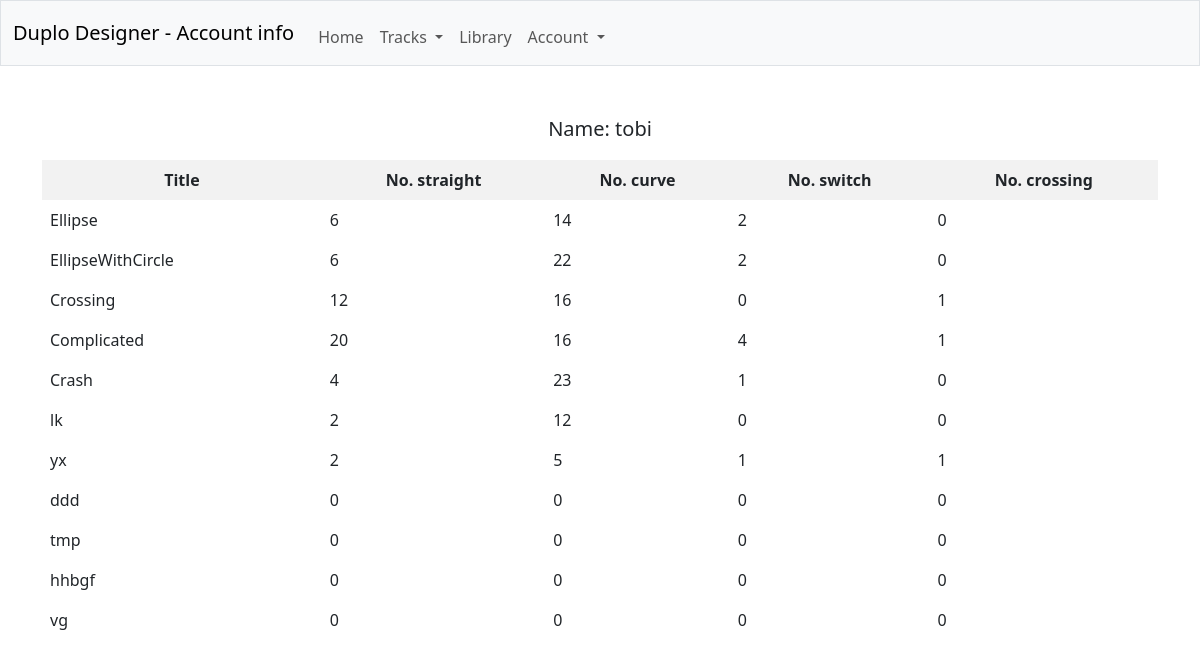
The page /user_info (signed in) on the database as committed earlier.
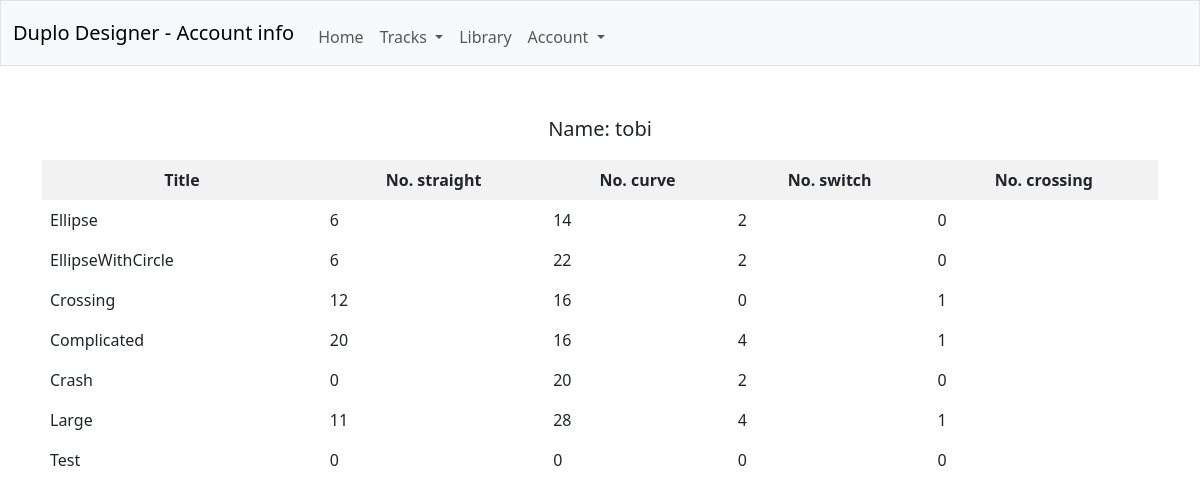
The same page on the database as committed later.
### tables this page shows
CREATE TABLE users (id integer primary key autoincrement, name text not null, hash text not null,
straight integer, curve integer, switch integer, crossing integer);

CREATE TABLE tracks (id INTEGER PRIMARY KEY AUTOINCREMENT, user_id INTEGER NOT NULL, title TEXT NOT NULL,
 CONSTRAINT fk_users FOREIGN KEY (user_id) REFERENCES users(id) ON DELETE CASCADE);

### app.py (the view)
@app.route("/user_info")
def user_info():
    name = users_read_by_id(id = session['user_id'])[0]['name']
    tracks = tracks_read(user_id = session['user_id'])
    track_info = []
    for t in tracks:
        pieces = [ i['piece'] for i in pieces_read(track_id = t['id'])]
        print(pieces)
        dct = {p:sum(1 for i in pieces if i == p) for p in PIECE_TYPES}
        dct['title'] = t['title']
        track_info.append(dct)
    print(track_info)
    return render_template("user_info.html", name = name, track_info = track_info)

### helpers.py (called while the page is built)
def sql(cmd):
    if DEBUG:
        print(cmd)
    result = db.session.execute(text(cmd))
    if any(i in cmd for i in ['insert', 'update', 'delete', 'PRAGMA']):
        db.session.commit()
    if 'select' in cmd:
        result = [dict(row._mapping) for row in result]
        if DEBUG:
            print('---')
            print('sql result:')
            print(result)
            print('---')
        return result

### sql_layouts.py (called while the page is built)
def pieces_read(track_id):
    cmd = f"select piece from pieces where track_id = '{track_id}' order by idx"
    return sql(cmd)

### sql_tracks.py (called while the page is built)
def tracks_read(user_id):
    cmd = f"select id, title from tracks where user_id = '{user_id}'"
    return sql(cmd)

### sql_users.py (called while the page is built)
def users_read_by_id(id):
    cmd = f"select id, name from users where id = '{id}'"
    return sql(cmd)

### templates/user_info.html
{% extends "layout.html" %}
{% block title %}
    Account info
{% endblock %}
{% block main %}
<p style = "font-size:20px">
Name: {{ name }}
</p>
<table>
    <tr>
        <th>Title</th>
        <th>No. straight</th>
        <th>No. curve</th>
        <th>No. switch</th>
        <th>No. crossing</th>
    </tr>
{% for row in track_info %}
<tr>
  <td>{{ row['title'] }}</td>
  <td>{{ row['straight'] }}</td>
  <td>{{ row['curve'] }}</td>
  <td>{{ row['switch'] }}</td>
  <td>{{ row['crossing'] }}</td>
</tr>
{% endfor %}
</table>
{% endblock %}

### templates/layout.html (shortened to what this page needs)
<!DOCTYPE html>
<html lang="en">
    <head>
        <link href="https://cdn.jsdelivr.net/npm/bootstrap@5.3.3/dist/css/bootstrap.min.css" rel="stylesheet">
    </head>
    <body>
        <nav class="bg-light border navbar navbar-expand-md navbar-light">
            <div class="container-fluid">
                <a class="navbar-brand" href="/">Duplo Designer - {% block title %}{% endblock %}</a>
                <div class="collapse navbar-collapse" id="navbar">
                    {% if session["user_id"] %}
                        <ul class="navbar-nav me-auto mt-2">
                            <li class="nav-item"><a class="nav-link" href="/">Home</a></li>
                            <li class="nav-item dropdown">
                                <a class="nav-link dropdown-toggle" href="#" id="trackDropdown" role="button" data-bs-toggle="dropdown" aria-haspopup="true" aria-expanded="false">
                                  Tracks
                                </a>
                              </li>
                              <li class="nav-item"><a class="nav-link" href="/library_set">Library</a></li>
                            <li class="nav-item dropdown">
                                <a class="nav-link dropdown-toggle" href="#" id="trackDropdown" role="button" data-bs-toggle="dropdown" aria-haspopup="true" aria-expanded="false">
                                  Account
                                </a>
                              </li>
                        </ul>
                    {% else %}
                        <ul class="navbar-nav me-auto mt-2">
                            <li class="nav-item"><a class="nav-link" href="/user_register">Register</a></li>
                            <li class="nav-item"><a class="nav-link" href="/user_login">Log In</a></li>
                        </ul>
                    {% endif %}
                </div>
            </div>
        </nav>
        <main class="container py-5 text-center">
            {% block main %}{% endblock %}
        </main>
    </body>
</html>

### templates/layout.html (style rules this page uses)
table { width: 100%; border-collapse: collapse; }
th, td { border: 1px solid black; padding: 8px; text-align: left; }
th { background-color: #f2f2f2; }

Rows that differ between the two databases and show on the page:
removed tracks: title "lk", straight "2", curve "12", switch "0", crossing "0"
removed tracks: title "yx", straight "2", curve "5", switch "1", crossing "1"
removed tracks: title "ddd", straight "0", curve "0", switch "0", crossing "0"
removed tracks: title "tmp", straight "0", curve "0", switch "0", crossing "0"
removed tracks: title "hhbgf", straight "0", curve "0", switch "0", crossing "0"
removed tracks: title "vg", straight "0", curve "0", switch "0", crossing "0"
computed for tracks "Crash": straight "4" → "0"; curve "23" → "20"; switch "1" → "2"
added tracks: title "Large", straight "11", curve "28", switch "4", crossing "1"
added tracks: title "Test", straight "0", curve "0", switch "0", crossing "0"
